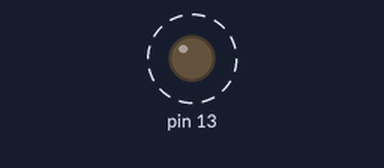
A sketch run on a simulated Arduino Uno, built with avr-gcc and run on an emulated ATmega328P. Parts: output pins drawn as LEDs (lit = HIGH). Dashed ring = blinking. What the sketch prints to the serial monitor is not drawn.

Above: at 0.2 s.
Timing chart, 0 to 3.5 s (numbered marks = the images above):
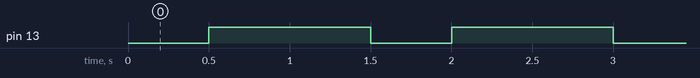

The sketch:

blink_led_arduino.ino
```cpp
void setup() {
   pinMode(13, OUTPUT);
   Serial.begin(9600);
}

int n = 0;
void loop() {
  Serial.print("LOOP COUNT: [");
  Serial.print(n);
  Serial.println("]");
  n = n + 1;

  digitalWrite(13, LOW);
  delay(500);
  digitalWrite(13, HIGH);
  delay(1000);

}
```

Measured:
- by itself, pin 13: alternates HIGH for 1.0 s and LOW for 0.50 s
